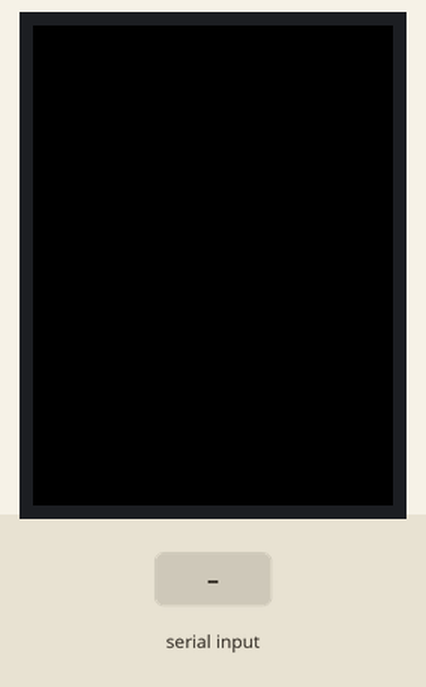
Bench run of a sketch on a simulated Arduino Uno, built with avr-gcc and run on an emulated ATmega328P. Shown: 240×320 colour display. The inputs (shaded band) are chosen by the test bench. What the sketch prints to the serial monitor is not drawn.

Above: at 1.3 s.
1.4 s: "1" received over Serial
At 1.7 s:
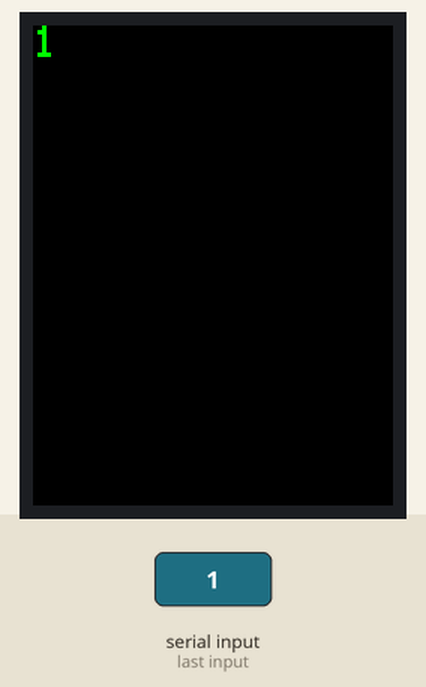
2.9 s: "0" received over Serial
At 4.1 s:
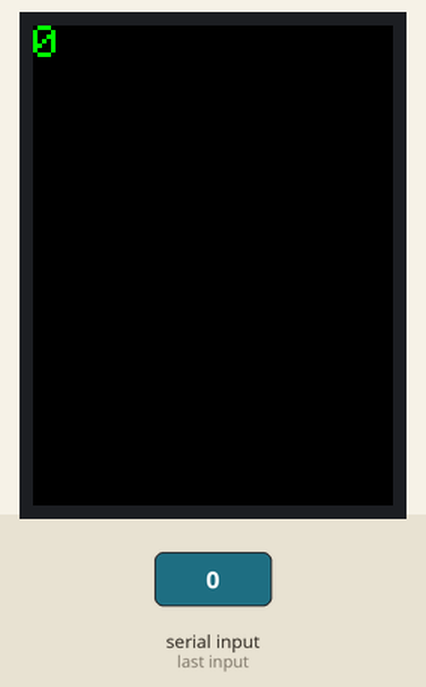
4.4 s: "2" received over Serial
At 5.2 s:
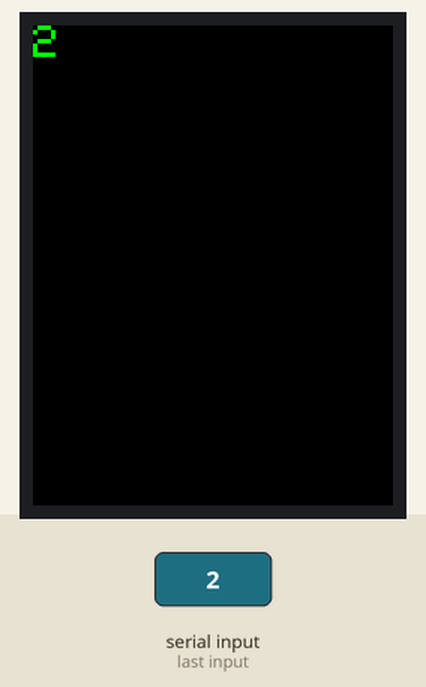
Timing chart, 0 to 7.4 s (numbered marks = the images above; inputs shaded):
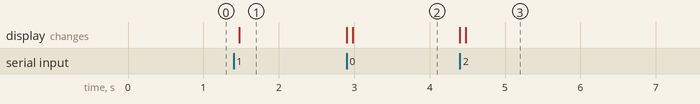

The sketch:

TFTTouch_Serial_Protocol.ino
```cpp
#include <Adafruit_GFX.h>    // Core graphics library
#include <Adafruit_TFTLCD.h> // Hardware-specific library

#define LCD_CS A3 // Chip Select goes to Analog 3
#define LCD_CD A2 // Command/Data goes to Analog 2
#define LCD_WR A1 // LCD Write goes to Analog 1
#define LCD_RD A0 // LCD Read goes to Analog 0
#define LCD_RESET A4 // Can alternately just connect to Arduino's reset pin

#define	BLACK   0x0000
#define	BLUE    0x001F
#define	RED     0xF800
#define	GREEN   0x07E0
#define CYAN    0x07FF
#define MAGENTA 0xF81F
#define YELLOW  0xFFE0
#define WHITE   0xFFFF

Adafruit_TFTLCD tft(LCD_CS, LCD_CD, LCD_WR, LCD_RD, LCD_RESET);

void setup()
{
  Serial.begin(115200);
  tft.reset();
  uint16_t identifier = tft.readID();
  tft.begin(identifier);

  tft.setTextSize(3);
  tft.setTextColor(GREEN);
}

void loop()
{
  if(Serial.available())
  {
    int i = 0;
    String s = "";

    tft.fillScreen(BLACK);
    while(Serial.available())
    {
      char c = Serial.read();

      if(c == '\\')
      {
        tft.println(s);
        s = "";
        //mydisp.setPrintPos(0, ++i);
        continue;
      }
      s = s + c;
    }
    tft.println(s);
    Serial.write("OK");
  }
  tft.setCursor(0,0);
}
/*void setup() {
    mydisp.begin();

    mydisp.disableCursor(); //disable cursor, enable cursore use: enableCursor();
    mydisp.drawStr(4, 0, "Demo now"); //display string at: x=4, y=0

    //Test print function
    mydisp.setPrintPos(0, 1);
    mydisp.print(a); // display a char array
    resetpos();
    mydisp.print("display a char:");
    mydisp.print(b); //display a char
    resetpos();
    mydisp.print("int as DEC:");
    mydisp.print(c); //display 3456 in Dec
    resetpos();
    mydisp.print("as HEX:");
    mydisp.print(c, HEX); //display 3456 in Hex
    resetpos();
    mydisp.print("as OCT:");
    mydisp.print(c, OCT); //display 3456 in Oct
    resetpos();
    mydisp.print("BIN:");
    mydisp.print(c, BIN); //display 3456 in Bin
    resetpos();
    mydisp.print(d); //display String object
    resetpos();
    mydisp.print("float pi=");
    mydisp.print(pi); //display float of PI
    resetpos();
    mydisp.print("Pi6=");
    mydisp.print(pi, 6); //display PI in 6 Accuracy
    resetpos();
    mydisp.print("Pi*3=");
    mydisp.print(pi * 3, 6); //display PI time 3 in 6 Accuracy
    resetpos();
    mydisp.print("lg5=");
    mydisp.print(log(5), 8); //display log(5) in 8 Accuracy
    resetpos();
    mydisp.clearScreen();
    mydisp.enableCursor(); //enable cursor
}*/
```

Measured:
- after the input at 1.4 s, the display: changes after 0.08 s (image 1)
- after the input at 2.9 s, the display: first changes at once (image 2 shows a later state)
- after the input at 4.4 s, the display: first changes at once (image 3 shows a later state)
